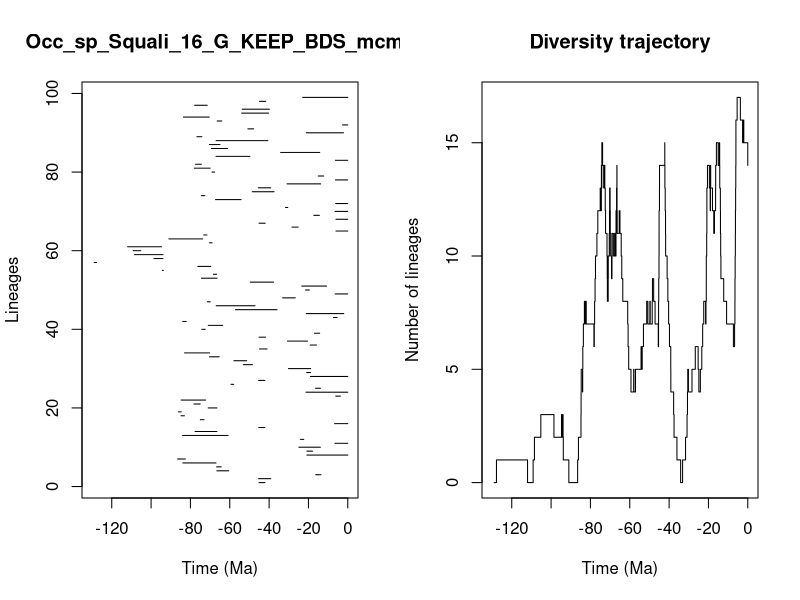

This chart was generated by the following R code:


pdf(file='../Results/Species/5_MA_bins_EXT_EP_FT/pyrate_mcmc_logs/Occ_sp_Squali_16_G_KEEP_BDS_mcmc_LTT.pdf',width=0.6*20, height=0.6*10)
title = "Occ_sp_Squali_16_G_KEEP_BDS_mcmc"
ts=c(45.13372921013377, 45.36055874376968,16.3191361123264,66.57109134178727,66.7099570463935,83.87617600535053,86.50372775169821,20.794515076199026,20.790089659413475,24.872217380189937,6.537643159778579,24.103606844813584,84.00660504916317,77.63719087038373,45.268187564656714,6.706730515467581,74.95490197861926,84.80437224452962,86.0937869475512,70.96679909934961,78.2289881717044,84.74826471268989,6.096705413480784,21.254096699067947,16.362313651767515,59.3845925615105,45.36010827864979,18.983439165047383,20.886558415972758,30.175203345250864,53.04634878849066,57.880156096709726,70.34493772451911,82.98969095624501,44.87228028611085,19.12226016153407,30.65505881773693,45.09102838751292,16.936038707824657,74.2235228385277,70.9249189036153,83.92762057534394,7.310704383737454,21.080838314244605,57.0870126768291,66.89320401257339,71.38639099426659,33.13814627769351,6.417980685025862,21.44363921017052,23.378364675370964,49.60096951323685,74.40827822613215,68.32933405790102,94.29886272385312,76.24801740591506,128.92727839938934,98.54606329057415,108.46369851620156,109.1318173537269,111.96640064692023,70.36522678256057,90.97392032934722,73.265093538829,6.03639571734934,28.365442667500016,45.11230978658999,6.02830976803329,17.287804961785685,6.503034787430011,31.635818931256264,6.180366775293323,67.2563230476314,74.44047629163188,48.58019574491564,45.50679396011755,30.87332730900643,6.272129003615022,15.023809690589756,69.03984477015283,78.0335525806134,77.43116605694914,6.316973445706425,66.99241177954042,34.13561139953328,69.27511769496867,70.30781296420875,66.93948606996598,76.70348321405717,21.094385699942393,50.79583268027549,2.6489224295294003,66.3921719926351,83.58356218989027,53.97366348351114,53.668431889271325,77.87345171150376,44.903743854378405,22.93828253492359)
te=c(42.146814452135516, 39.12209422732307,13.655437573705816,60.54624889412022,64.35768459574392,66.97855053496436,82.56070605423454,0.0,17.953617901350167,13.938208050461716,0.0,22.38804432750801,60.847213828073684,66.50763144284565,42.19583822425729,0.0,73.07002903272219,83.07045877727676,84.67738973276845,66.54666098953527,75.02607985905227,72.30039263595012,3.771733893584975,0.0,13.889971029996873,58.00956637948774,42.184809744703486,0.0,18.916072309736705,18.855031000240942,48.4563614793733,51.39213797344003,65.36687834156957,70.23284653882529,41.00295662715279,15.952336828049875,20.49357961575844,41.82276547197471,14.286840655406053,72.46776104301124,63.548671369614645,82.1421913153488,5.4125726335519815,2.021246988302168,36.00716119946661,47.13225214160567,69.89789590685338,26.690835886259883,0.0,19.512574749248277,10.772437496788832,37.69484875750956,66.47193492784118,66.71068940113355,93.79220822065152,69.70693784910128,127.7700814250638,93.95334305668199,93.90724338321944,105.21969580847598,94.71024626286037,68.98693135320825,73.80864520698209,71.57206937104837,0.0,25.23433937209555,41.97948969710678,0.0,14.430203603395613,0.0,30.507142895551308,0.0,54.25591021426421,72.68191641562375,37.48619946500464,39.15907842062108,13.774073114899481,0.0,12.242733660836874,67.69394995802229,69.98383737538883,74.42268987603512,0.0,49.781735489339596,14.252084076282799,61.044400889929264,64.97358552171589,40.6413240023764,74.1830407794304,2.1714223772501766,47.844802165933174,0.0,64.06946538635195,70.41994861235455,40.249212919299566,39.820159622868246,71.45478561582553,41.764296388579154,0.0)
div_traj=c(0, 1,0,1,2,3,2,3,2,3,2,1,0,1,2,3,4,5,4,5,6,7,8,7,8,7,6,7,8,9,10,11,12,13,12,13,14,13,14,15,14,13,14,13,12,11,10,9,8,9,10,11,10,11,12,13,12,11,10,9,10,11,10,11,10,11,12,11,12,13,12,13,14,13,12,11,12,11,10,9,8,7,6,5,4,5,4,5,6,5,6,7,8,7,8,7,8,9,8,7,6,7,8,9,10,11,12,13,14,15,14,13,12,11,10,9,8,7,6,5,4,3,2,1,0,1,2,3,4,5,4,5,6,5,4,5,6,7,8,7,8,9,10,11,12,13,14,13,12,13,14,13,12,11,12,13,14,15,14,15,14,13,12,11,10,9,8,7,6,7,8,9,10,11,12,13,14,15,16,17,16,15,16,15,14)
time_events=c(128.92727839938934, 127.7700814250638,111.96640064692023,109.1318173537269,108.46369851620156,105.21969580847598,98.54606329057415,94.71024626286037,94.29886272385312,93.95334305668199,93.90724338321944,93.79220822065152,90.97392032934722,86.50372775169821,86.0937869475512,84.80437224452962,84.74826471268989,84.67738973276845,84.00660504916317,83.92762057534394,83.87617600535053,83.58356218989027,83.07045877727676,82.98969095624501,82.56070605423454,82.1421913153488,78.2289881717044,78.0335525806134,77.87345171150376,77.63719087038373,77.43116605694914,76.70348321405717,76.24801740591506,75.02607985905227,74.95490197861926,74.44047629163188,74.42268987603512,74.40827822613215,74.2235228385277,74.1830407794304,73.80864520698209,73.265093538829,73.07002903272219,72.68191641562375,72.46776104301124,72.30039263595012,71.57206937104837,71.45478561582553,71.38639099426659,70.96679909934961,70.9249189036153,70.41994861235455,70.36522678256057,70.34493772451911,70.30781296420875,70.23284653882529,69.98383737538883,69.89789590685338,69.70693784910128,69.27511769496867,69.03984477015283,68.98693135320825,68.32933405790102,67.69394995802229,67.2563230476314,66.99241177954042,66.97855053496436,66.93948606996598,66.89320401257339,66.71068940113355,66.7099570463935,66.57109134178727,66.54666098953527,66.50763144284565,66.47193492784118,66.3921719926351,65.36687834156957,64.97358552171589,64.35768459574392,64.06946538635195,63.548671369614645,61.044400889929264,60.847213828073684,60.54624889412022,59.3845925615105,58.00956637948774,57.880156096709726,57.0870126768291,54.25591021426421,53.97366348351114,53.668431889271325,53.04634878849066,51.39213797344003,50.79583268027549,49.781735489339596,49.60096951323685,48.58019574491564,48.4563614793733,47.844802165933174,47.13225214160567,45.50679396011755,45.36055874376968,45.36010827864979,45.268187564656714,45.13372921013377,45.11230978658999,45.09102838751292,44.903743854378405,44.87228028611085,42.19583822425729,42.184809744703486,42.146814452135516,41.97948969710678,41.82276547197471,41.764296388579154,41.00295662715279,40.6413240023764,40.249212919299566,39.820159622868246,39.15907842062108,39.12209422732307,37.69484875750956,37.48619946500464,36.00716119946661,34.13561139953328,33.13814627769351,31.635818931256264,30.87332730900643,30.65505881773693,30.507142895551308,30.175203345250864,28.365442667500016,26.690835886259883,25.23433937209555,24.872217380189937,24.103606844813584,23.378364675370964,22.93828253492359,22.38804432750801,21.44363921017052,21.254096699067947,21.094385699942393,21.080838314244605,20.886558415972758,20.794515076199026,20.790089659413475,20.49357961575844,19.512574749248277,19.12226016153407,18.983439165047383,18.916072309736705,18.855031000240942,17.953617901350167,17.287804961785685,16.936038707824657,16.362313651767515,16.3191361123264,15.952336828049875,15.023809690589756,14.430203603395613,14.286840655406053,14.252084076282799,13.938208050461716,13.889971029996873,13.774073114899481,13.655437573705816,12.242733660836874,10.772437496788832,7.310704383737454,6.706730515467581,6.537643159778579,6.503034787430011,6.417980685025862,6.316973445706425,6.272129003615022,6.180366775293323,6.096705413480784,6.03639571734934,6.02830976803329,5.4125726335519815,3.771733893584975,2.6489224295294003,2.1714223772501766,2.021246988302168,0.0)
                par(mfrow=c(1,2))
                L = length(ts)
                plot(ts, 1:L , xlim=c(-max(ts)-1,0), pch=20, type="n", main=title,xlab="Time (Ma)",ylab="Lineages")
                for (i in 1:L){segments(x0=-te[i],y0=i,x1=-ts[i],y1=i)}    
                t = -time_events
                plot(div_traj ~ t,type="s", main = "Diversity trajectory",xlab="Time (Ma)",ylab="Number of lineages",xlim=c(-max(ts)-1,0))
                abline(v=c(65,200,251,367,445),lty=2,col="gray")
                
